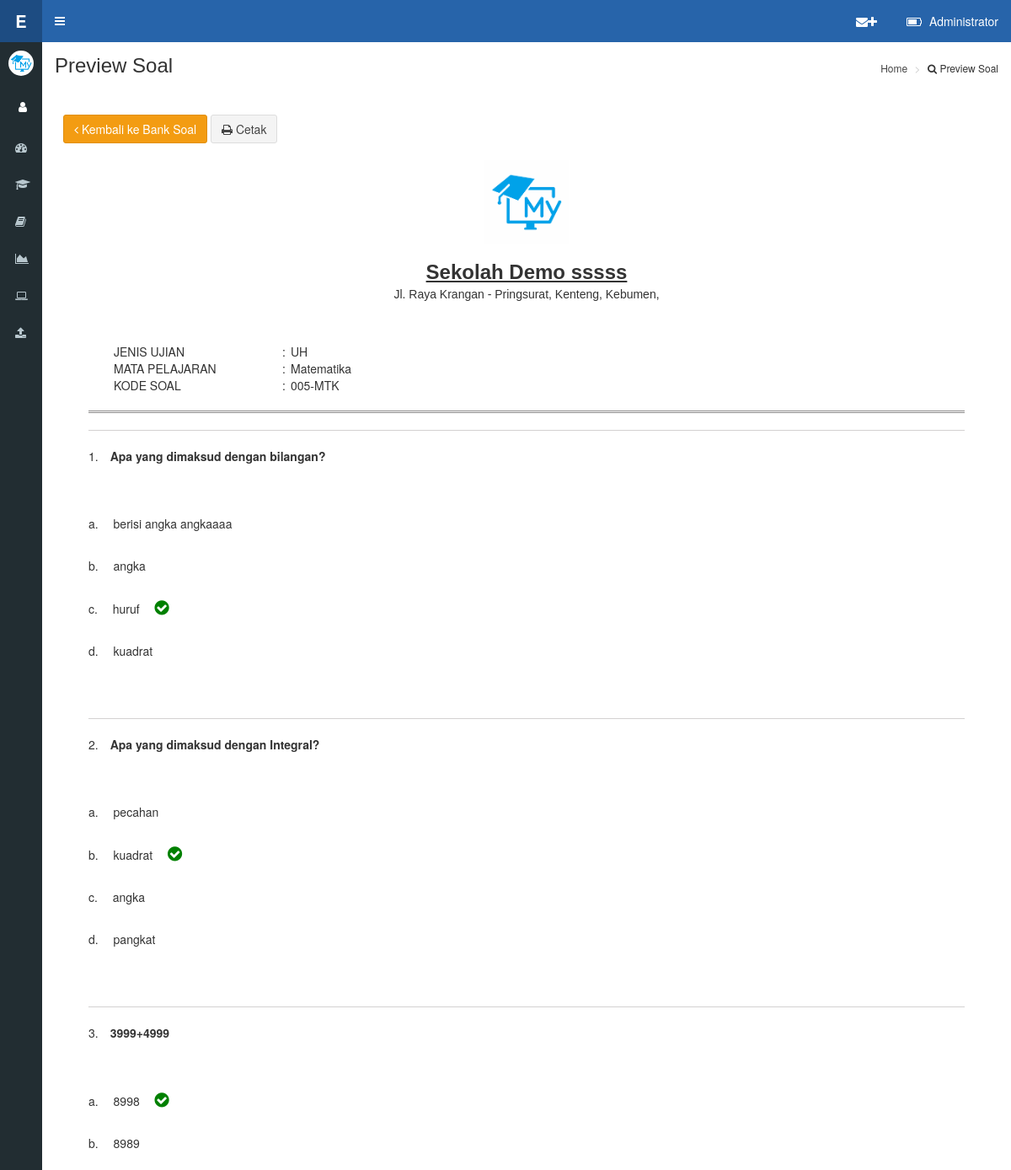
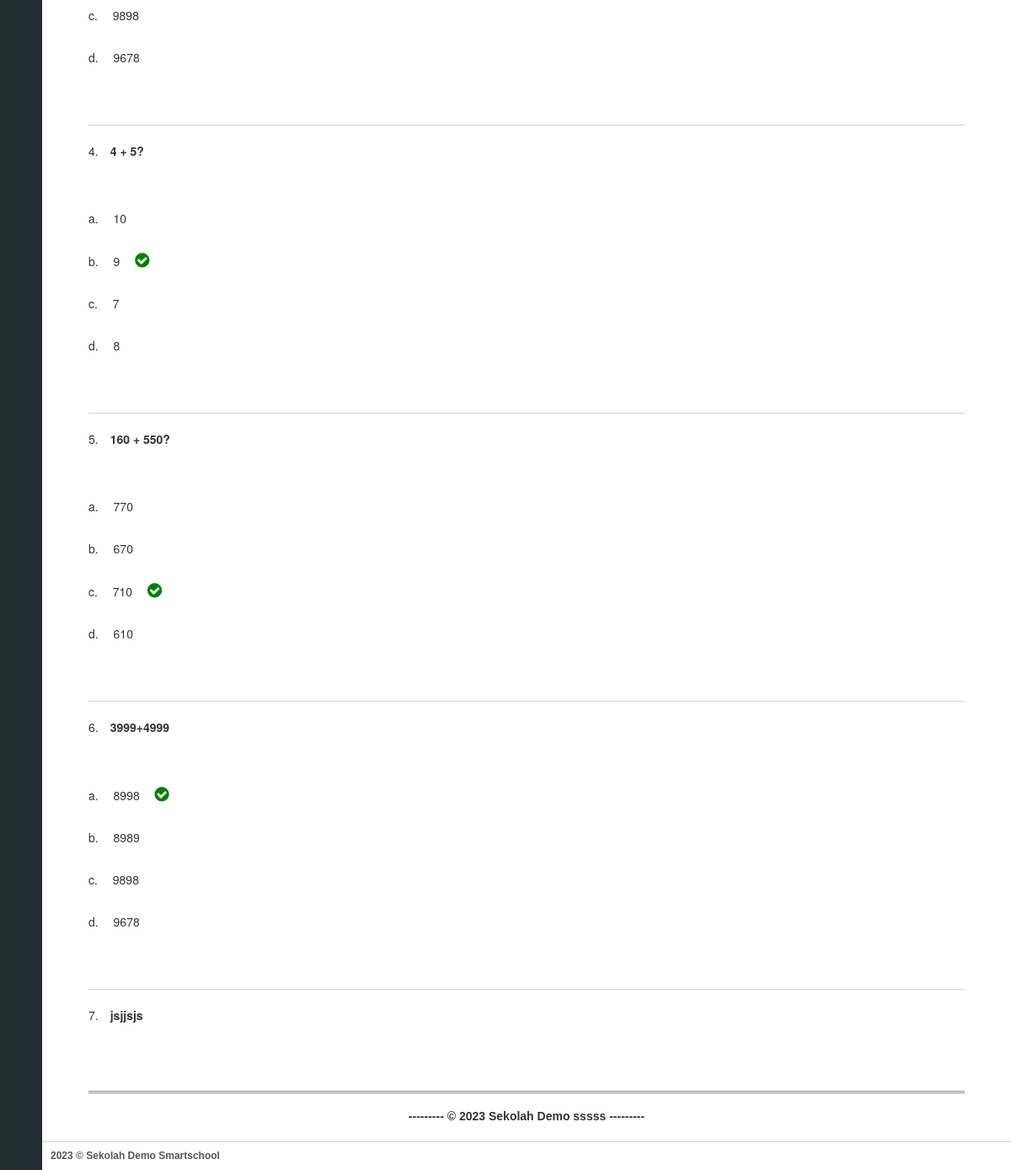
/on-admin/preview-soal.php?matpel=Matematika&kode=005-MTK&jenis=UH (signed in), run on the app's committed database (2 pictures, top to bottom).
### tables this page shows
CREATE TABLE `users` (
  `id` int(10) NOT NULL,
  `nip` varchar(100) NOT NULL,
  `nama` varchar(200) NOT NULL,
  `jabatan` text NOT NULL,
  `pass` varchar(255) NOT NULL,
  `Id_User` int(11) NOT NULL DEFAULT '1',
  `Id_Usergroup_User` int(11) NOT NULL DEFAULT '1',
  `foto` varchar(100) DEFAULT NULL,
  `instagram` varchar(100) NOT NULL,
  `youtube` varchar(100) NOT NULL,
  `phone` varchar(20) NOT NULL,
  `admin_su` varchar(2) NOT NULL DEFAULT '0'
);

CREATE TABLE `profil` (
  `id` int(11) NOT NULL,
  `n_sekolah` varchar(30) NOT NULL,
  `sub_n_sekolah` varchar(100) NOT NULL,
  `kode_sekolah` varchar(30) NOT NULL,
  `logo` varchar(30) NOT NULL,
  `logo_ujian` varchar(30) NOT NULL,
  `jenis_ujian` text NOT NULL,
  `kota` varchar(30) NOT NULL,
  `tanggal` text NOT NULL,
  `th_ajaran` varchar(15) NOT NULL,
  `logo_kota` varchar(30) NOT NULL,
  `web` varchar(30) NOT NULL,
  `bg_login` varchar(30) NOT NULL,
  `kepsek` varchar(50) NOT NULL,
  `nip` varchar(20) NOT NULL
);

CREATE TABLE `soal` (
  `id` int(11) NOT NULL,
  `jenissoal` varchar(11) NOT NULL,
  `kodemapel` varchar(20) NOT NULL,
  `kodesoal` varchar(50) NOT NULL,
  `nomersoal` int(11) NOT NULL,
  `soal` longtext NOT NULL,
  `gambarsoal` varchar(200) NOT NULL,
  `pilihan1` text NOT NULL,
  `pilihan2` text NOT NULL,
  `pilihan3` text NOT NULL,
  `pilihan4` text NOT NULL,
  `pilihan5` text NOT NULL,
  `gambar_a` varchar(200) NOT NULL,
  `gambar_b` varchar(200) NOT NULL,
  `gambar_c` varchar(200) NOT NULL,
  `gambar_d` varchar(200) NOT NULL,
  `gambar_e` varchar(200) NOT NULL,
  `kunci` varchar(1) NOT NULL,
  `audio` varchar(300) DEFAULT NULL,
  `status` int(1) NOT NULL DEFAULT '1'
);

CREATE TABLE `ujian` (
  `Urut` int(11) NOT NULL,
  `jenis` varchar(50) NOT NULL,
  `mapel` varchar(50) NOT NULL,
  `kodesoal` varchar(50) NOT NULL,
  `waktu` varchar(8) NOT NULL,
  `lamaujian` varchar(12) NOT NULL,
  `kunci` varchar(100) NOT NULL,
  `aktif` int(11) NOT NULL DEFAULT '0',
  `acak` varchar(2) NOT NULL,
  `opsi` varchar(10) NOT NULL,
  `kelas` varchar(10) NOT NULL,
  `nilai` varchar(3) NOT NULL
);

### on-admin/conn/cek.php (called while the page is built, shortened)
<?php
if (!isset($_SESSION['admin']) || empty($_SESSION['admin'])) {
header('location:../admin/index.php');
} else {
$username=$_SESSION['admin'];
}
?>

### on-admin/conn/fungsi.php (called while the page is built, shortened)
<?php
$query = mysqli_query ($konek, "SELECT * FROM users WHERE nip='$username'");
$ar = mysqli_fetch_array ($query);
$nama=$ar['nama'];
?>

### on-admin/page/dt_preview_soal.php (the view, shortened to what this page needs)
<?php
$mapel=$_GET['matpel'];
$jenis=$_GET['jenis'];
$kode=$_GET['kode'];
$qq = mysqli_query ($konek, "SELECT * FROM profil where id='1'");
						while ($xx = mysqli_fetch_array ($qq)){
?>
                    <div class="col-xs-12">
                    <center><img src="../aset/foto/<?php echo $xx['logo'];?>"  width=100 alt="...">
                    <br><h3><b><u><?php echo $xx['n_sekolah'];?></u></b></h3><br></center>
                    <center><h5 id="tutu"><?php echo $xx['sub_n_sekolah'];?></h5></center>
                    <br><br>
            </div>
            <div id="tuti" class="col-xs-12">
                <div class="col-xs-9">
                    <table class="cetakan full">
            			<tr>
            				<td width="30px" rowspan="3" valign="top"></td>
            				<td width="200px">JENIS UJIAN</td>
            				<td width="10px">:</td>
            				<td><span class="full"><?php echo $jenis;?></span></td>
            			</tr>
            			<tr>
            				<td>MATA PELAJARAN</td>
            				<td>:</td>
            				<td>
            				<span style="width:250px"><?php echo $mapel;?></span></td>
            			</tr>
            			<tr>
            				<td>KODE SOAL</td>
            				<td>:</td>
            				<td>
            				<span style="width:250px"><?php echo $kode;?></span></td>
            			</tr>
                	</table>
                </div>
<div class="col-xs-12">
    <hr class="style2">
                <tbody>
					<?php
					$qu = mysqli_query ($konek, "SELECT * FROM ujian where kodesoal='$kode'");
						while ($rr = mysqli_fetch_array ($qu)){
						$querydosen = mysqli_query ($konek, "SELECT * FROM soal where kodemapel='$mapel' and jenissoal='$jenis' and kodesoal='$kode' ORDER BY nomersoal ASC");
						while ($ar = mysqli_fetch_array ($querydosen)){
						    if(!$ar['audio']=='')
				        {
					    $audio = "<audio src='../gbr/$ar[audio]' controls controlsList='nodownload'></audio>";
				        }
				        else
				        {
					    $audio = "";
				        }
						if(!$ar['soal']=='')
				        {
					    $soal = "<b>$ar[soal]</b><br>";
				        }
				        else
				        {
					    $soal = "<br>";
				        }
				        if(!$ar['gambarsoal']=='')
				        {
					    $gambarsoal = "<img class='max' src='../gbr/$ar[gambarsoal]' align=center style='max-width:300pk;height:auto' ><br>";
				        }
				        else
				        {
					    $gambarsoal = "";
				        }
					    if(!$ar['gambar_a']=='')
				        {
					    $gambar_a = "<img src='../gbr/$ar[gambar_a]' align=center style='max-width:300pk;height:auto' >";
				        }
				        else
				        {
					    $gambar_a = "";
				        }
				        if(!$ar['pilihan1']=='')
				        {
					    $pilihan_a = "$ar[pilihan1]";
				        }
				        else
				        {
					    $pilihan_a = "";
				        }
				        if(!$ar['gambar_b']=='')
				        {
					    $gambar_b = "<img src='../gbr/$ar[gambar_b]' align=center style='max-width:300pk;height:auto' >";
				        }
				        else
				        {
					    $gambar_b = "";
				        }
				        if(!$ar['pilihan2']=='')
				        {
					    $pilihan_b = "$ar[pilihan2]";
				        }
				        else
				        {
					    $pilihan_b = "";
				        }
				        if(!$ar['gambar_c']=='')
				        {
					    $gambar_c = "<img src='../gbr/$ar[gambar_c]' style='max-width:300pk;height:auto' >";
				        }
				        else
				        {
					    $gambar_c = "";
				        }
				        if(!$ar['pilihan3']=='')
				        {
					    $pilihan_c = "$ar[pilihan3]";
				        }
				        else
				        {
					    $pilihan_c = "";
				        }
				        if(!$ar['gambar_d']=='')
				        {
					    $gambar_d = "<img src='../gbr/$ar[gambar_d]' style='max-width:300pk;height:auto' >";
				        }
				        else
				        {
					    $gambar_d = "";
				        }
				        if(!$ar['pilihan4']=='')
				        {
					    $pilihan_d = "$ar[pilihan4]";
				        }
				        else
				        {
					    $pilihan_d = "";
				        }
				        if(!$ar['gambar_e']=='')
				        {
					    $gambar_e = "<img src='../gbr/$ar[gambar_e]' style='max-width:300pk;height:auto' >";
				        }
				        else
				        {
					    $gambar_e = "";
				        }
				        if(!$ar['pilihan5']=='')
				        {
					    $pilihan_e = "$ar[pilihan5]";
				        }
				        else
				        {
					    $pilihan_e = "";
				        }
				        if($ar['status']>1)
				        {
					    $statussoal = "hidden";
				        }
				        else
				        {
					    $statussoal = "show";
				        }
                        if($ar[kunci]=="A")
				        {
					    $pilihan = "<br>
						<div class='$statussoal'>
    								&emsp;<p>a. &emsp;$pilihan_a $gambar_a  &emsp;<i class='fa fa-check-circle' style='font-size:20px;color:green'></i></p>
    								&emsp;<p>b. &emsp;$pilihan_b $gambar_b</p>
                                    &emsp;<p>c. &emsp;$pilihan_c $gambar_c</p>
                                    &emsp;<p>d. &emsp;$pilihan_d $gambar_d</p>
    								&emsp;<p class='$rr[opsi]'>e. &emsp;$pilihan_e $gambar_e</p> </div> ";
				        }
				        else if($ar[kunci]=="B")
				        {
					    $pilihan = "<br>
						<div class='$statussoal'>
    								&emsp;<p>a. &emsp;$pilihan_a $gambar_a</p>
    								&emsp;<p>b. &emsp;$pilihan_b $gambar_b  &emsp;<i class='fa fa-check-circle' style='font-size:20px;color:green'></i></p>
                                    &emsp;<p>c. &emsp;$pilihan_c $gambar_c</p>
                                    &emsp;<p>d. &emsp;$pilihan_d $gambar_d</p>
    								&emsp;<p class='$rr[opsi]'>e. &emsp;$pilihan_e $gambar_e</p> </div>  ";
				        }
				        else if($ar[kunci]=="C")
				        {
					    $pilihan = "<br>
						<div class='$statussoal'>
    								&emsp;<p>a. &emsp;$pilihan_a $gambar_a</p>
    								&emsp;<p>b. &emsp;$pilihan_b $gambar_b</p>
                                    &emsp;<p>c. &emsp;$pilihan_c $gambar_c  &emsp;<i class='fa fa-check-circle' style='font-size:20px;color:green'></i></p>
                                    &emsp;<p>d. &emsp;$pilihan_d $gambar_d</p>
    								&emsp;<p class='$rr[opsi]'>e. &emsp;$pilihan_e $gambar_e</p> </div> ";
				        }
				        else
				        {
					    $pilihan = "<br>
						<div class='$statussoal'>
    								&emsp;<p>a. &emsp;$pilihan_a $gambar_a</p>
    								&emsp;<p>b. &emsp;$pilihan_b $gambar_b</p>
                                    &emsp;<p>c. &emsp;$pilihan_c $gambar_c</p>
                                    &emsp;<p>d. &emsp;$pilihan_d $gambar_d</p>
    								&emsp;<p>e. &emsp;$pilihan_e $gambar_e  &emsp;<i class='fa fa-check-circle' style='font-size:20px;color:green'></i></p> </div>";
				        }
							echo "
								<tr>
								<hr style='height:1px;border:none;color:#d3d1d1;background-color:#d3d1d1;' />
								$ar[nomersoal].&emsp;$soal
								&emsp;$gambarsoal<br>$audio
								$pilihan
								<br>
   									<td align=center>
									</td>
								</tr>";
						}
					?>
					<hr class="style2">
					<center><h5><b> --------- &copy; <?php echo date ('Y') ?> <?php echo $xx['n_sekolah'];?> --------- </b></h5></center>
				</tbody>
</div>
<?php } }?>

### on-admin/navbar/content_header.php (shortened to what this page needs)
<header class="main-header">
<div class="logo">
<span class="logo-sm">
<b style="color:white;">E CBT <?php echo date ('Y') ?></b></span>
</div>
  <nav class="navbar navbar-static-top" role="navigation">
    <a href="#" class="sidebar-toggle" data-toggle="push-menu" role="button">
    </a>
    <div class="navbar-custom-menu">
      <ul class="nav navbar-nav">
        <li class="dropdown user user-menu">
          <a href="#" class="dropdown-toggle" data-toggle="dropdown">
            <i class="fa fa-battery-three-quarters"></i>
                <span class="hidden-xs" style="text-transform:capitalize;"><?php echo $nama;?></span>
          </a>
        </li>
      </ul>
    </div>
    <div class="navbar-custom-menu">
      <ul class="nav navbar-nav">
        <li class="dropdown user user-menu">
          <a href="pesan.php">
            <i class="fa fa-envelope"><i class="fa fa-plus"></i></i>
          </a>
        </li>
      </ul>
    </div>
  </nav>
</header>

### on-admin/navbar/userpanel.php (shortened to what this page needs)
<?php
$qq = mysqli_query ($konek, "SELECT * FROM profil where id='1'");
						while ($xx = mysqli_fetch_array ($qq)){
                        ?>
		<div class="user-panel">
            <div class="pull-left image">
              <img src="../aset/foto/<?php echo $xx['logo'];?>" class="img-circle" alt="User Image">
            </div>
		  </div>
		  <div class="user-panel">
            <div class="pull-left image">
			<a href="profil.php" data-toggle="tooltip" data-placement="right" title="Profil"><button id="cog" class="btn btn-default btn-md"><i class="fa fa-user"></i></button></a>
            <a href="theme.php" data-placement="right" data-toggle="tooltip" title="setting"><button id="cog" class="btn btn-default"><i class="fa fa-cog"></i></button></a>
            </div>
        </div>
<?php }?>

### on-admin/preview-soal.php (style rules this page uses)
#cog { border-radius:0; background-color:#222d32; color:white; border:0; }
#tutu { margin-top:-25px; padding:0; }
hr.style2 { border-top: 3px double #8c8b8b; }

### data on the page
users: nama "Administrator"
profil: logo (picture), n_sekolah "Sekolah Demo sssss", sub_n_sekolah "Jl. Raya Krangan - Pringsurat, Kenteng, Kebumen,"
soal: nomersoal "1", soal "Apa yang dimaksud dengan bilangan?", pilihan1 "berisi angka angkaaaa", pilihan2 "angka", pilihan3 "huruf", pilihan4 "kuadrat"
soal: nomersoal "2", soal "Apa yang dimaksud dengan Integral?", pilihan1 "pecahan", pilihan2 "kuadrat", pilihan3 "angka", pilihan4 "pangkat"
soal: nomersoal "3", soal "3999+4999", pilihan1 "8998", pilihan2 "8989", pilihan3 "9898", pilihan4 "9678"
soal: nomersoal "4", soal "4 + 5?", pilihan1 "10", pilihan2 "9", pilihan3 "7", pilihan4 "8"
soal: nomersoal "5", soal "160 + 550?", pilihan1 "770", pilihan2 "670", pilihan3 "710", pilihan4 "610"
soal: nomersoal "6", soal "3999+4999", pilihan1 "8998", pilihan2 "8989", pilihan3 "9898", pilihan4 "9678"
soal: nomersoal "7", soal "jsjjsjs"
